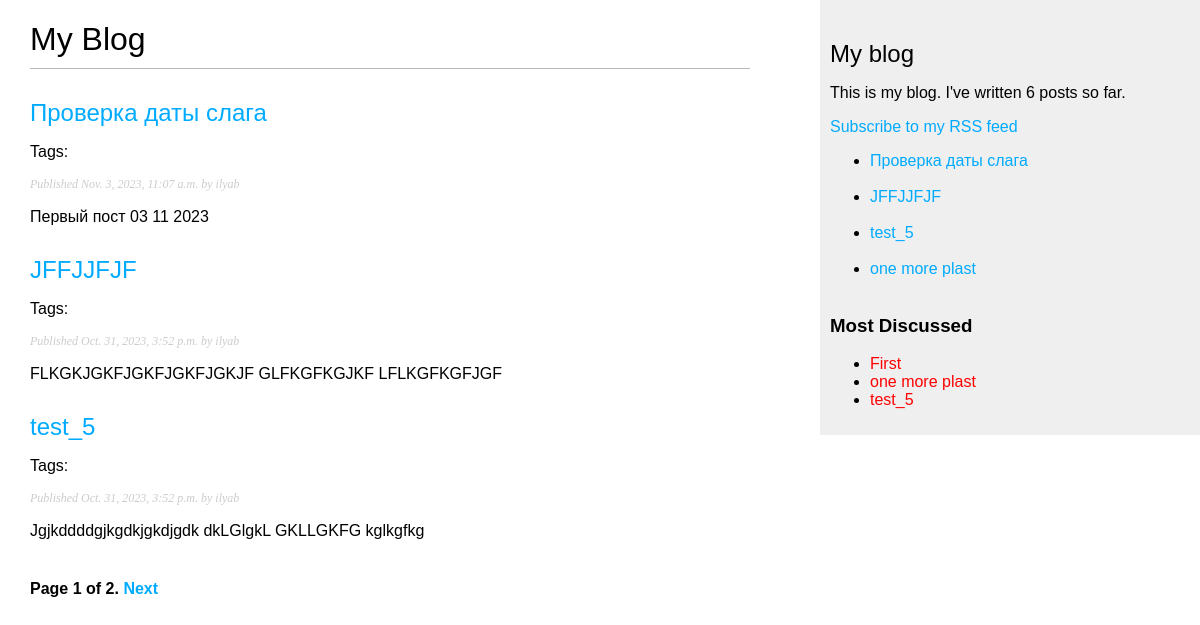
The page /blog/ on the database as committed earlier.
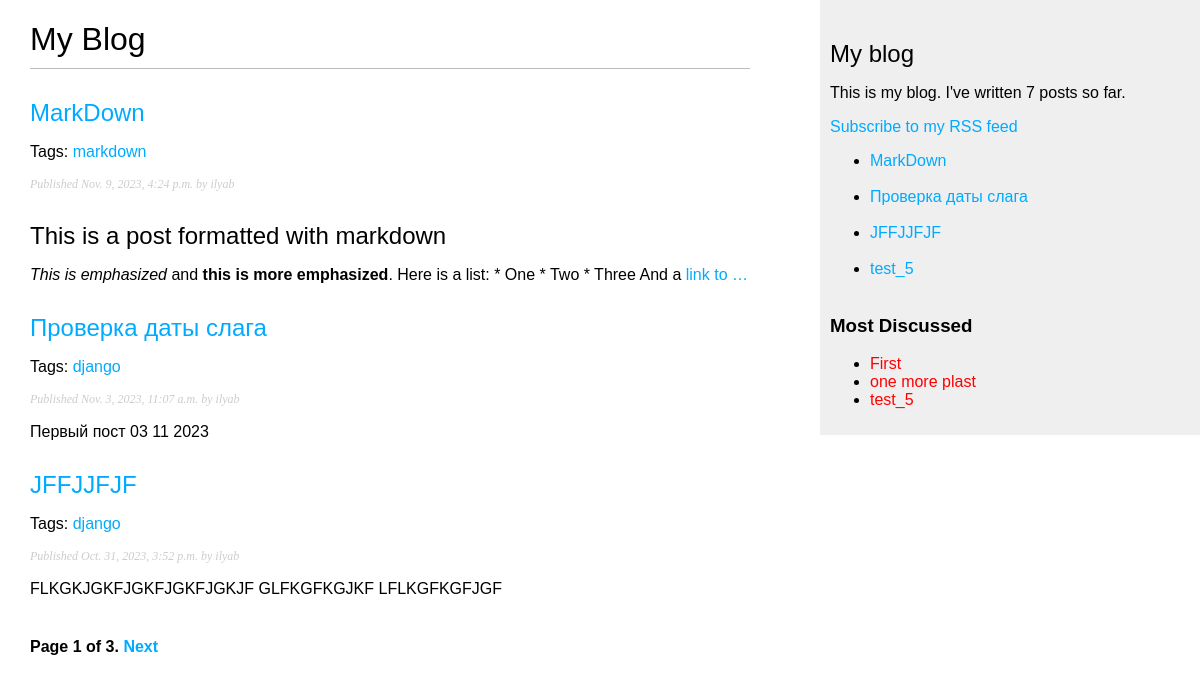
The same page on the database as committed later.
### blog/models.py (models this page shows)
class Post(models.Model):
    class Status(models.TextChoices):
        DRAFT = 'DF', 'DRAFT'
        PUBLISHED = 'PB', 'PUBLISHED'
    title = models.CharField(max_length=100)
    slug = models.SlugField(max_length=250,
                            unique_for_date='publish')
    body = models.TextField()
    publish = models.DateTimeField(default=timezone.now)
    created = models.DateTimeField(auto_now_add=True)
    update = models.DateTimeField(auto_now=True)
    status = models.CharField(max_length=2, choices=Status.choices, default=Status.DRAFT)
    author = models.ForeignKey(User, on_delete=models.CASCADE, related_name='blog_post')
    objects = models.Manager()
    published = PublishedManager()
    class Meta:
        ordering = ['-publish']
        indexes = [
            models.Index(fields=['-publish'])
        ]
    tags = TaggableManager()
    def __str__(self):
        return self.title
    def get_absolute_url(self):
        return reverse('blog:post_detail',
                       args=[self.publish.year,
                             self.publish.month,
                             self.publish.day,
                             self.slug])

### blog/views.py (the view)
# urls.py: path('', views.PostListView.as_view(), name='post_list'),
class PostListView(ListView):
    queryset = Post.published.all()
    context_object_name = 'posts'
    paginate_by = 3
    template_name = 'blog/post/list.html'

### blog/models.py (called while the page is built)
    def get_queryset(self):
        return super().get_queryset() \
            .filter(status=Post.Status.PUBLISHED)

### blog/templatetags/blog_tags.py (called while the page is built)
@register.filter(name='markdown')
def markdown_format(text):
    return mark_safe(markdown.markdown(text))

@register.simple_tag()
def get_count_post():
    return Post.objects.count()

@register.inclusion_tag('blog/post/latest_posts.html')
def show_latest_post(count: int = 5):
    latest_posts = Post.published.order_by('-publish')[:count]
    return {"latest_posts": latest_posts}

@register.simple_tag()
def get_most_discussed(count: int = 5):
    most_discussed = Post.published.annotate(
        cnt_comments=Count("comments")
    ).order_by('-cnt_comments')[:count]
    return most_discussed

### blog/templates/blog/post/list.html (shortened to what this page needs)
{% extends "blog/base.html" %}
{% load blog_tags %}
{% block content %}
<h1>My Blog</h1>
{% for post in posts %}
<h2>
    <a href="{{ post.get_absolute_url }}">
        {{ post.title }}
    </a>
</h2>
<p class="tags">
    Tags:
    {% for tag in post.tags.all %}
    <a href="{% url 'blog:tag_posts' tag_slug=tag %}">{{tag}}</a>
    {% endfor %}
</p>
<p class="date">
    Published {{ post.publish }} by {{ post.author }}
</p>
{{ post.body|markdown|truncatewords_html:30 }}
{% endfor %}
{% include "blog/pagination.html" with page=page_obj %}
{% endblock %}

### blog/templates/blog/base.html (shortened to what this page needs)
{% load blog_tags %}
{% load static %}
<!DOCTYPE html>
<html>
<head>
    <link href="{% static 'blog/css/styles.css' %}" rel="stylesheet">
</head>
<body>
<div id="content">
    {% block content %}
    {% endblock %}
</div>
<div id="sidebar">
    <h2>My blog</h2>
    <p>
        This is my blog.
        I've written {% get_count_post %} posts so far.
    </p>
    <p>
        <a href="{% url 'blog:post_feed' %}">
        Subscribe to my RSS feed
        </a>
    </p>
    {% show_latest_post count=4%}
    <h3>Most Discussed</h3>
    {% get_most_discussed 3 as most_discussed %}
    <ul>
        {% for post in most_discussed %}
        <li>
            <a href="{{ post.get_absolute_url }}" style="color:red">{{post}}</a>
        </li>
        {% endfor %}
    </ul>
</div>
</body>
</html>

### blog/templates/blog/pagination.html (shortened to what this page needs)
<div class="pagination">
 <span class="step-links">
 <span class="current">
 Page {{ page.number }} of {{ page.paginator.num_pages }}.
 </span>
 {% if page.has_next %}
 <a href="?page={{ page.next_page_number }}">Next</a>
 {% endif %}
 </span>
</div>

### blog/templates/blog/post/latest_posts.html
<ul>
    {% for post in latest_posts %}
    <li><a href="{{ post.get_absolute_url }}">{{post}}</a></li>
    <br>
    {% endfor %}
</ul>

### blog/static/blog/css/styles.css (style rules this page uses)
body { margin:0; padding:0; font-family:helvetica, sans-serif; }
a { color:#00abff; text-decoration:none; }
h1 { font-weight:normal; border-bottom:1px solid #bbb; padding:0 0 10px 0; }
h2 { font-weight:normal; margin:30px 0 0; }
#content { float:left; width:60%; padding:0 0 0 30px; }
#sidebar { float:right; width:30%; padding:10px; background:#efefef; height:100%; }
p.date { color:#ccc; font-family: georgia, serif; font-size: 12px; font-style: italic; }
.pagination { margin:40px 0; font-weight:bold; }

Rows that differ between the two databases and show on the page:
no longer on one of the page's lists (row edited): Post: title "test_5", publish "Oct. 31, 2023, 3:52 p.m.", author "ilyab", body "Jgjkddddgjkgdkjgkdjgdk dkLGlgkL GKLLGKFG kglkgfkg"
no longer on one of the page's lists (row edited): Post: title "one more plast"
added Post: title "MarkDown", publish "Nov. 9, 2023, 4:24 p.m.", author "ilyab", body "This is a post formatted with markdown This is emphasized and this is more emphasized . Here is a list: * One * Two * Three And a link to …"
added Tag: name "markdown", shown under "MarkDown"
changed Post "Проверка даты слага": gains Tag (name "django")
changed Post "JFFJJFJF": gains Tag (name "django")
Other text that changed with them:
{{ page.paginator.num_pages }}: "2" → "3"
text no longer shown: "6"
text now shown: "7"
